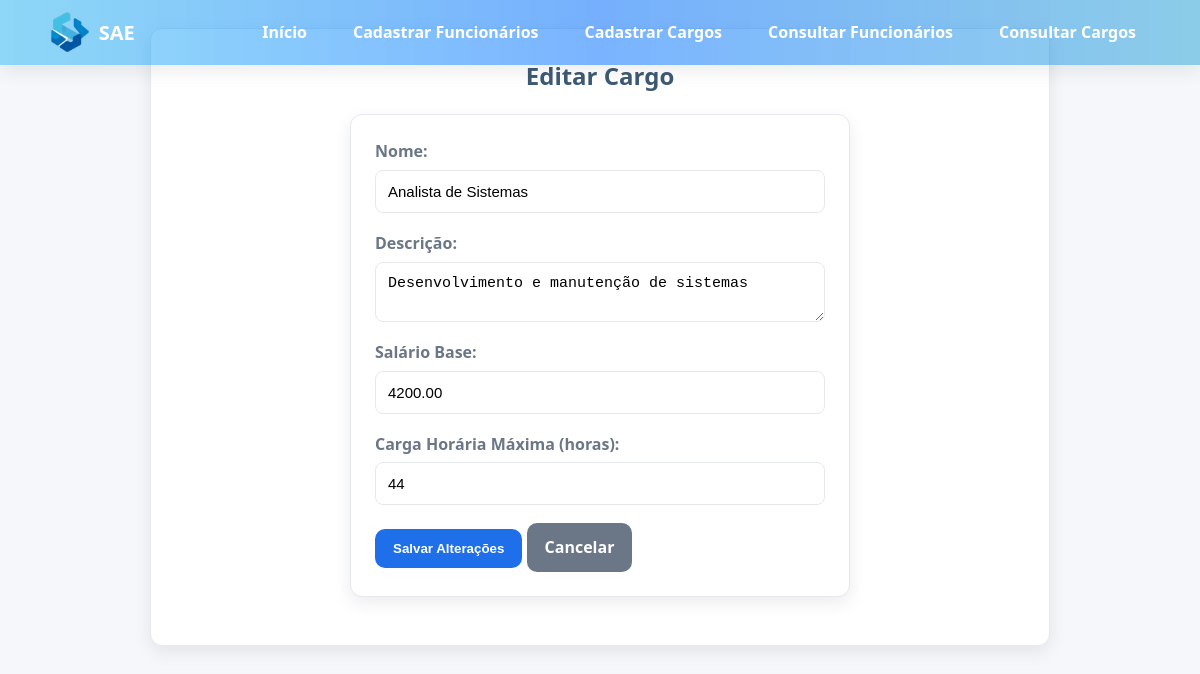
/consulta_cargos.php?editar=2, run on the app's committed database.
### tables this page shows
CREATE TABLE cargos (
    id_cargo INT AUTO_INCREMENT PRIMARY KEY,
    nome_cargo VARCHAR(100) NOT NULL UNIQUE, 
    descricao TEXT,
    salario_base DECIMAL(10,2) NOT NULL,
    carga_horaria_max INT NOT NULL
);

### consulta_cargos.php (the view, shortened to what this page needs)
<?php
require 'conect_bd.php';
include 'header.php';
if (isset($_GET['editar'])) {
    $id = intval($_GET['editar']);
    $dados = $conn->query("SELECT * FROM cargos WHERE id_cargo=$id")->fetch_assoc();
    ?>
    <!doctype html>
    <html lang="pt-br">
    <head>
        <link rel="stylesheet" href="style.css">
    </head>
    <body>
    <div class="container">
        <h2>Editar Cargo</h2>
        <form method="post">
            <label>Nome:</label>
            <input name="nome_cargo" value="<?=htmlspecialchars($dados['nome_cargo'])?>" required>
            <label>Descrição:</label>
            <textarea name="descricao" required><?=htmlspecialchars($dados['descricao'])?></textarea>
            <label>Salário Base:</label>
            <input type="number" step="0.01" name="salario_base" value="<?=$dados['salario_base']?>" required>
            <label>Carga Horária Máxima (horas):</label>
            <input type="number" name="carga_horaria_max" min="1" max="60" value="<?=$dados['carga_horaria_max']?>" required>
            <button type="submit" class="btn-primary">Salvar Alterações</button>
            <a href="consulta_cargos.php" class="btn-primary" style="background:#6b7686;">Cancelar</a>
        </form>
    </div>
    </body>
    </html>
    <?php
    exit;
}
?>

### style.css (style rules this page uses)
:root { --bg-page: #f5f7fa; --bg-card: #ffffff; --text-strong: #f8f3f3; --text: #3d5a75; --text-soft: #6b7686; --line: #e5e9ef; --accent: #1f6feb; --danger: #d32f2f; --radius: 12px; --shadow: 0 6px 18px rgba(0,0,0,.08); }
* { margin:0;padding:0;box-sizing:border-box; }
body { font-family: 'Segoe UI', Roboto, sans-serif; background: var(--bg-page); color: var(--text); line-height:1.55; }
.container { max-width:900px; margin:28px auto; padding:28px; background:var(--bg-card); border:1px solid var(--line); border-radius:var(--radius); box-shadow:var(--shadow); text-align: center; }
form { background:var(--bg-card); border:1px solid var(--line); padding:24px; border-radius:var(--radius); box-shadow:var(--shadow); max-width:500px; margin:20px auto; text-align: left; }
label { display:block; margin-bottom:6px; font-weight:600; color:var(--text-soft); }
input,select,textarea { width:100%; padding:12px; border:1px solid var(--line); border-radius:8px; margin-bottom:18px; font-size:15px; }
button,.btn-primary { background:var(--accent); color:#fff; border:none; padding:12px 18px; border-radius:10px; font-weight:700; cursor:pointer; text-decoration:none; display:inline-block; }

### data on the page
cargos: nome_cargo "Analista de Sistemas", descricao "Desenvolvimento e manutenção de sistemas", salario_base "4200.00", carga_horaria_max "44"
